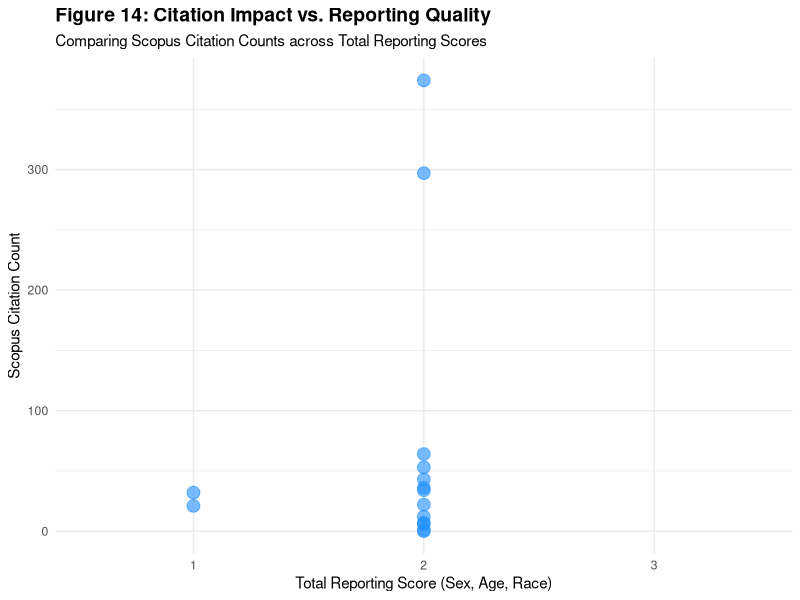
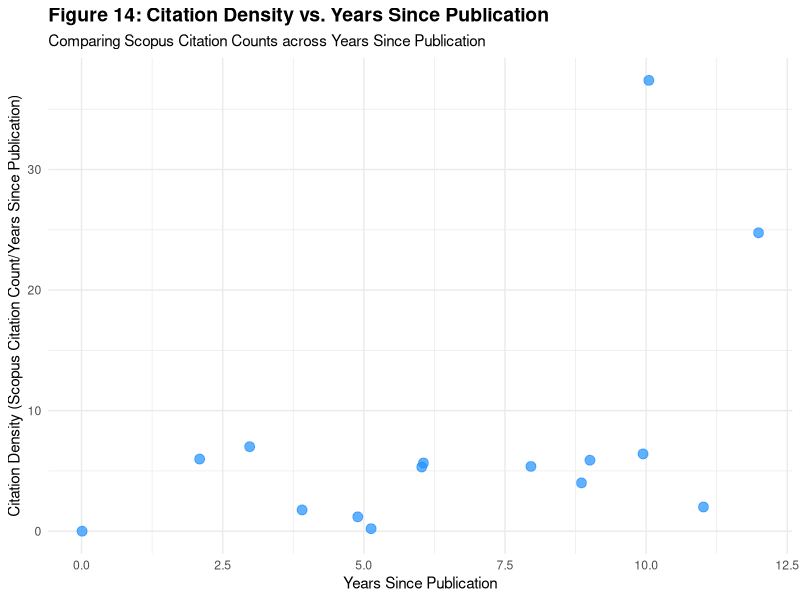

Write R code to recreate these figures, in order.
library(ggplot2)
library(readr)

# 1. Load data and clean missing data markers
data <- read_csv("figure14_data.csv", na = c("", "N?A"))

head(data)
colnames(data)
# Convert reporting score into a categorical variable
data$`Total Reporting Score` <- as.factor(data$`Total Reporting Score`)

# Plot 1: Citation Count vs Reporting Score
plot1 <- ggplot(data, aes(x = `Total Reporting Score`, y = `Scopus Citation Count`)) + 
  geom_point(size = 4, color = "#1E90FF", alpha = 0.6) + 
  scale_x_discrete(limits = c("1", "2", "3")) +
  labs(
    title = "Figure 14: Citation Impact vs. Reporting Quality",
    subtitle = "Comparing Scopus Citation Counts across Total Reporting Scores",
    x = "Total Reporting Score (Sex, Age, Race)",
    y = "Scopus Citation Count"
  ) +
  theme_minimal(base_family = "Helvetica") +
  theme(
    plot.title = element_text(face = "bold", size = 14),
    text = element_text(family = "Helvetica")
    )

print(plot1)

# Plot 2: Citation Density vs. Years Since Publication
plot2 <- ggplot(data, aes(x = `Years Since Publication`, y = `Citation Density`)) + 
  geom_jitter(width = 0.15, size = 3, color = "#1E90FF", alpha = 0.7) + 
  labs(
    title = "Figure 14: Citation Density vs. Years Since Publication",
    subtitle = "Comparing Scopus Citation Counts across Years Since Publication",
    x = "Years Since Publication",
    y = "Citation Density (Scopus Citation Count/Years Since Publication)"
  ) +
  theme_minimal(base_family = "Helvetica") +
  theme(
    plot.title = element_text(face = "bold", size = 14),
    text = element_text(family = "Helvetica")
    )
print(plot2)
